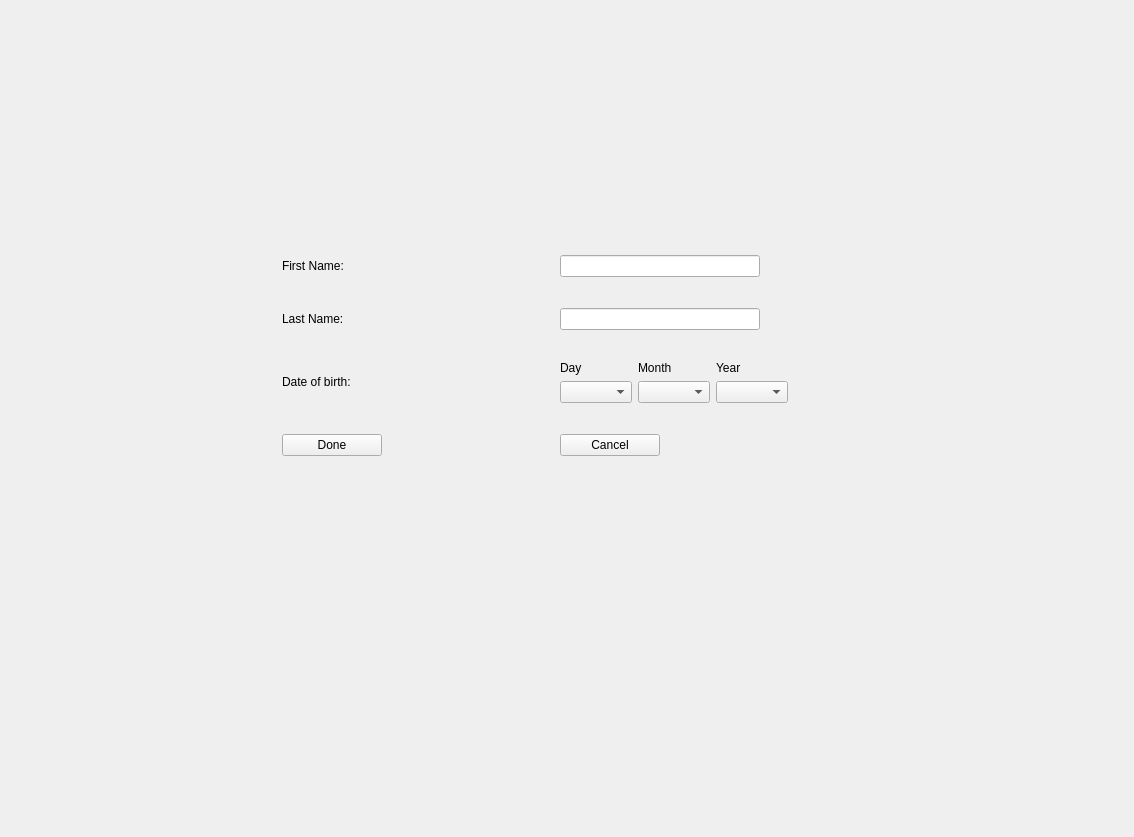
<?xml version="1.0" encoding="UTF-8"?>
<ui version="4.0">
 <class>NewChildForm</class>
 <widget class="QWidget" name="NewChildForm">
  <property name="geometry">
   <rect>
    <x>0</x>
    <y>0</y>
    <width>1134</width>
    <height>837</height>
   </rect>
  </property>
  <property name="windowTitle">
   <string>Form</string>
  </property>
  <widget class="QWidget" name="gridLayoutWidget">
   <property name="geometry">
    <rect>
     <x>110</x>
     <y>230</y>
     <width>851</width>
     <height>251</height>
    </rect>
   </property>
   <layout class="QGridLayout" name="gridLayout">
    <item row="3" column="0">
     <widget class="QLabel" name="label_3">
      <property name="maximumSize">
       <size>
        <width>16777215</width>
        <height>40</height>
       </size>
      </property>
      <property name="text">
       <string>Date of birth:</string>
      </property>
     </widget>
    </item>
    <item row="4" column="0">
     <widget class="QPushButton" name="goBackButton">
      <property name="maximumSize">
       <size>
        <width>100</width>
        <height>16777215</height>
       </size>
      </property>
      <property name="text">
       <string>Done</string>
      </property>
     </widget>
    </item>
    <item row="1" column="0">
     <widget class="QLabel" name="label">
      <property name="text">
       <string>First Name: </string>
      </property>
     </widget>
    </item>
    <item row="2" column="1">
     <widget class="QLineEdit" name="lastNameEdit">
      <property name="maximumSize">
       <size>
        <width>200</width>
        <height>16777215</height>
       </size>
      </property>
     </widget>
    </item>
    <item row="2" column="0">
     <widget class="QLabel" name="label_2">
      <property name="text">
       <string>Last Name:</string>
      </property>
     </widget>
    </item>
    <item row="1" column="1">
     <widget class="QLineEdit" name="firstNameEdit">
      <property name="maximumSize">
       <size>
        <width>200</width>
        <height>16777215</height>
       </size>
      </property>
     </widget>
    </item>
    <item row="3" column="1">
     <layout class="QGridLayout" name="gridLayout_2">
      <item row="0" column="0">
       <widget class="QLabel" name="label_4">
        <property name="text">
         <string>Day</string>
        </property>
       </widget>
      </item>
      <item row="0" column="1">
       <widget class="QLabel" name="label_5">
        <property name="text">
         <string>Month</string>
        </property>
       </widget>
      </item>
      <item row="1" column="0">
       <widget class="QComboBox" name="dayCombo"/>
      </item>
      <item row="0" column="2">
       <widget class="QLabel" name="label_6">
        <property name="text">
         <string>Year</string>
        </property>
       </widget>
      </item>
      <item row="1" column="1">
       <widget class="QComboBox" name="monthCombo"/>
      </item>
      <item row="1" column="2">
       <widget class="QComboBox" name="yearCombo"/>
      </item>
     </layout>
    </item>
    <item row="4" column="1">
     <widget class="QPushButton" name="cancelButton">
      <property name="maximumSize">
       <size>
        <width>100</width>
        <height>16777215</height>
       </size>
      </property>
      <property name="text">
       <string>Cancel</string>
      </property>
     </widget>
    </item>
   </layout>
  </widget>
 </widget>
 <resources/>
 <connections/>
</ui>
